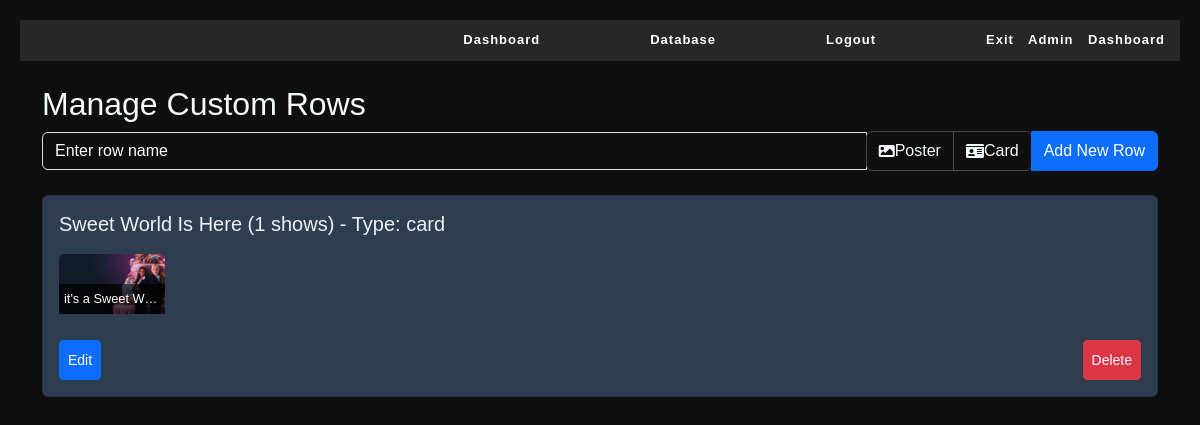
The page /custom_rows (signed in) on the database its author committed.
### app/models.py (models this page shows)
class CustomRow(db.Model):
    id = db.Column(db.String(36), primary_key=True, default=lambda: str(uuid.uuid4()))
    name = db.Column(db.String(100), nullable=False)
    shows = db.relationship('Show', secondary=custom_row_shows, backref='custom_rows')
    show_order = db.Column(MutableList.as_mutable(PickleType), default=[])
    order = db.Column(db.Integer, nullable=False, default=0)
    row_type = db.Column(db.String(20), default='poster')  # 'poster' or 'card'
    custom_text = db.Column(db.Text)  # For the customizable text blob
    show_custom_text = db.Column(db.JSON, default={})

class Show(db.Model):
    id = db.Column(db.String(36), primary_key=True)
    name = db.Column(db.String(100), nullable=False)
    description = db.Column(db.Text)
    poster_url = db.Column(db.String(200), nullable=False)
    logo_url = db.Column(db.String(200))
    banner_poster_url = db.Column(db.String(200))
    air_time = db.Column(db.String(50))
    seasons = db.relationship('Season', backref='show', lazy=True)
    theme_color = db.Column(db.String(7))
    card_image_url = db.Column(db.String(200))

### app/routes/admin.py (the view, shortened to what this page needs)
@bp.route('/custom_rows', methods=['GET', 'POST'])
@login_required
def manage_custom_rows():
    custom_rows = CustomRow.query.order_by(CustomRow.order).all()
    for row in custom_rows:
        row.ordered_shows = sorted(row.shows, key=lambda x: row.show_order.index(x.id) if x.id in row.show_order else len(row.show_order))
    return render_template('custom_rows.html', custom_rows=custom_rows)

### app/__init__.py (called while the page is built)
def create_app():
    app = Flask(__name__)
    app.config['UPLOAD_FOLDER'] = os.path.join(app.root_path, 'static', 'uploads')
    app.config.from_object(Config)
    app.jinja_env.filters['time_to_12hour'] = time_to_12hour
    app.jinja_env.filters['format_air_time'] = format_air_time
    db.init_app(app)
    login_manager = LoginManager(app)
    login_manager.login_view = 'auth.login'
    @login_manager.user_loader
    def load_user(user_id):
        return User.query.get(int(user_id))
    from app.routes import main, admin, auth
    app.register_blueprint(main.bp)
    app.register_blueprint(admin.bp)
    app.register_blueprint(auth.bp)
    return app

### app/templates/custom_rows.html (shortened to what this page needs)
<!DOCTYPE html>
<html lang="en">
<head>
    <link rel="stylesheet" href="{{ url_for('static', filename='css/style.css') }}">
    <link rel="stylesheet" href="https://cdnjs.cloudflare.com/ajax/libs/font-awesome/5.15.3/css/all.min.css">
    <link href="https://cdn.jsdelivr.net/npm/bootstrap@5.3.0/dist/css/bootstrap.min.css" rel="stylesheet">
    <link rel="stylesheet" href="https://code.jquery.com/ui/1.12.1/themes/base/jquery-ui.css">
</head>
<body>
    <header>
        <nav>
            <ul class="nav-links">
                <li><a href="{{ url_for('admin.admin_dashboard') }}">Dashboard</a></li>
                <li><a href="{{ url_for('admin.admin_database') }}">Database</a></li>
                <li><a href="{{ url_for('auth.logout') }}">Logout</a></li>
                <li><a href="{{ url_for('main.show_selection') }}">Exit Admin Dashboard</a></li>
            </ul>
        </nav>
    </header>
    <main class="container mt-4">
        <h2>Manage Custom Rows</h2>
        <form method="POST" class="mb-4">
            <div class="input-group">
                <input type="text" class="form-control" name="name" required placeholder="Enter row name" style="background-color: transparent; color: #ecf0f1 !important;">
                <div class="btn-group" role="group" aria-label="Row type">
                    <label class="btn btn-outline-secondary" for="poster"><i class="fas fa-image"></i> Poster</label>
                    <label class="btn btn-outline-secondary" for="card"><i class="fas fa-id-card"></i> Card</label>
                </div>
                <button type="submit" class="btn btn-primary">Add New Row</button>
            </div>
        </form>
        <div id="sortable-rows">
            {% for row in custom_rows %}
            <div class="card custom-row-card" data-row-id="{{ row.id }}">
                <div class="card-body">
                    <h5 class="card-title">{{ row.name }} ({{ row.shows|length }} shows) - Type: {{ row.row_type }}</h5>
            <div class="custom-row-show-preview">
                {% for show in row.ordered_shows %}
                    {% if row.row_type == 'poster' %}
                        <img class="custom-row-preview-image" src="{{ show.poster_url }}" alt="{{ show.name }}" title="{{ show.name }}">
                    {% else %}
                        <div class="custom-row-card-preview" style="background-image: url('{{ show.card_image_url or show.banner_poster_url }}');">
                            <div class="custom-row-card-preview-content">{{ show.name }}</div>
                        </div>
                    {% endif %}
                {% endfor %}
            </div>
                    <div class="row-actions mt-3">
                        <a href="{{ url_for('admin.edit_custom_row', row_id=row.id) }}" class="btn btn-sm btn-primary">Edit</a>
                        <a href="{{ url_for('admin.delete_custom_row', row_id=row.id) }}" class="btn btn-sm btn-danger" onclick="return confirm('Are you sure you want to delete this row?');">Delete</a>
                    </div>
                </div>
            </div>
            {% endfor %}
        </div>
    </main>
</body>
</html>

### app/static/css/style.css (style rules this page uses)
body { font-family: 'Aileron', sans-serif !important; line-height: 1.6 !important; margin: 0 !important; padding: 20px !important; background-color: #0f0f0f !important; }
h1, h2, h3, h4 { font-weight: 900; color: #f3fbfd !important; font-size: 1.8rem; }
p, label, input { font-weight: 900; color: #f3fbfd !important; }
a { color: #007bff; text-decoration: none; }
header { background-color: rgba(255, 255, 255, 0.1); padding: 10px 0; }
.nav-links { list-style-type: none; padding: 0; margin: 0; display: flex; justify-content: center; }
.nav-links li { margin: 0 15px; }
.nav-links a { color: #f3fbfd; text-decoration: none; font-weight: bold; transition: color 0.3s; }
.btn { display: inline-block; height: 40px; padding: 8px 16px; border-radius: 5px; text-decoration: none; text-align: center; transition: background-color 0.3s, color 0.3s; }
.btn-primary { background-color: #007bff; color: white; }
.btn-danger { background-color: #dc3545; color: white; }
.nav-links { display: flex; justify-content: right; gap: 40px; }
.nav-links a { color: white; text-decoration: none; margin-left: 40px; font-size: 13px; transition: color 0.3s ease, transform 0.3s ease; letter-spacing: 1px; word-spacing: 10px; display: flex; align-items: center; height: 100%; }
body { padding-top: 70px; }
:root { --glow-color: var(--theme-color, rgba(255, 255, 255, 0.5)); }

### app/templates/custom_rows.html (style rules this page uses)
.custom-row-card { margin-bottom: 20px; background-color: #2c3e50; color: #ecf0f1; cursor: move; }
.custom-row-show-preview { display: flex; overflow-x: auto; padding: 10px 0; }
.custom-row-card-preview { width: 106px; height: 60px; background-size: cover; background-position: center; border-radius: 5px; margin-right: 10px; position: relative; }
.custom-row-card-preview-content { position: absolute; bottom: 0; left: 0; right: 0; padding: 5px; background: rgba(0, 0, 0, 0.7); color: white; font-size: 0.8em; white-space: nowrap; overflow: hidden; text-overflow: ellipsis; }
.row-actions { display: flex; justify-content: space-between; align-items: center; }
.btn { display: flex; justify-content: center; align-items: center; }
input::placeholder { color: white !important; opacity: 0.7; }
.input-group { display: flex; justify-content: center; align-items: center; }
.btn-outline-secondary { color: #a0a0a0; border-color: #4a4a4a; background-color: transparent; }

### rows shown on the page
CustomRow: name "Sweet World Is Here", shows|length "1", row_type "card"
Show: card_image_url (picture), name "it's a Sweet W…"
